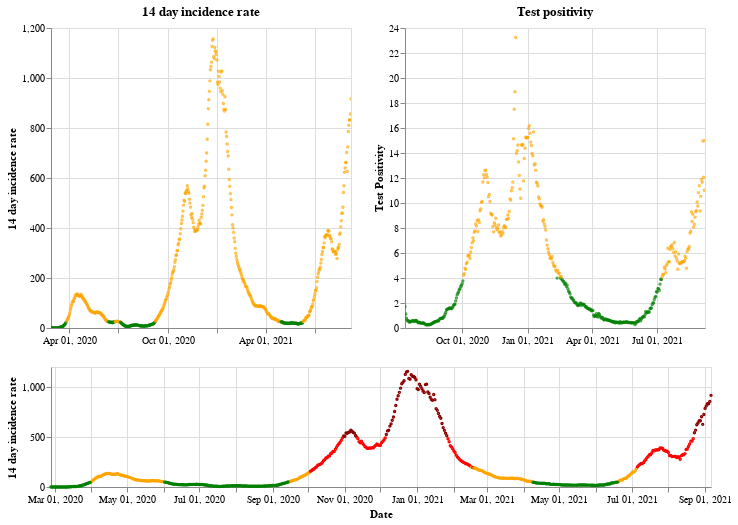

Here is the notebook cell this chart was saved with:
### Markdown cell above
## Wales

### Code cell
plot_traffic_light('Wales')

### Figure 1 — Vega-Lite specification as saved in the notebook (floating-point values rounded to 4 significant figures; data arrays with more than 128 entries replaced by an {"elided": "..."} marker saying what was removed)
{"config": {"view": {"continuousWidth": 400, "continuousHeight": 300}}, "vconcat": [{"hconcat": [{"mark": {"type": "point", "size": 2}, "encoding": {"color": {"condition": {"value": "green", "test": "(datum.twoWeeklyCasesRate <= 25)"}, "value": "orange"}, "tooltip": [{"type": "nominal", "field": "areaName"}, {"type": "temporal", "field": "date"}, {"type": "quantitative", "field": "twoWeeklyCasesRate"}, {"type": "quantitative", "field": "testPositivity"}], "x": {"type": "temporal", "axis": {"title": ""}, "field": "date", "scale": {"domain": {"selection": "DateBrush"}}, "timeUnit": "yearmonthdate"}, "y": {"type": "quantitative", "axis": {"title": "14 day incidence rate"}, "field": "twoWeeklyCasesRate"}}, "title": "14 day incidence rate", "width": 300}, {"mark": {"type": "point", "size": 2}, "encoding": {"color": {"condition": {"value": "green", "test": "(datum.testPositivity <= 4)"}, "value": "orange"}, "tooltip": [{"type": "nominal", "field": "areaName"}, {"type": "temporal", "field": "date"}, {"type": "quantitative", "field": "twoWeeklyCasesRate"}, {"type": "quantitative", "field": "testPositivity"}], "x": {"type": "temporal", "axis": {"title": ""}, "field": "date", "scale": {"domain": {"selection": "DateBrush"}}, "timeUnit": "yearmonthdate"}, "y": {"type": "quantitative", "axis": {"title": "Test Positivity"}, "field": "testPositivity"}}, "title": "Test positivity", "width": 300}]}, {"layer": [{"mark": {"type": "point", "size": 2}, "encoding": {"color": {"condition": {"value": "orange", "test": "(((datum.testPositivity < 4) && (datum.twoWeeklyCasesRate >= 50)) && (datum.twoWeeklyCasesRate < 200))"}, "value": "red"}, "opacity": {"condition": {"value": 1, "test": "((datum.twoWeeklyCasesRate >= 50) && (datum.twoWeeklyCasesRate < 500))"}, "value": 0}, "tooltip": [{"type": "nominal", "field": "areaName"}, {"type": "temporal", "field": "date"}, {"type": "quantitative", "field": "twoWeeklyCasesRate"}, {"type": "quantitative", "field": "testPositivity"}], "x": {"type": "temporal", "axis": {"title": "Date"}, "field": "date", "timeUnit": "yearmonthdate"}, "y": {"type": "quantitative", "axis": {"title": "14 day incidence rate"}, "field": "twoWeeklyCasesRate"}}, "selection": {"DateBrush": {"type": "interval", "encodings": ["x"], "fields": ["Time"]}}}, {"mark": {"type": "point", "size": 2}, "encoding": {"color": {"value": "darkred"}, "opacity": {"condition": {"value": 1, "test": "(datum.twoWeeklyCasesRate >= 500)"}, "value": 0}, "tooltip": [{"type": "nominal", "field": "areaName"}, {"type": "temporal", "field": "date"}, {"type": "quantitative", "field": "twoWeeklyCasesRate"}, {"type": "quantitative", "field": "testPositivity"}], "x": {"type": "temporal", "axis": {"title": "Date"}, "field": "date", "timeUnit": "yearmonthdate"}, "y": {"type": "quantitative", "axis": {"title": "14 day incidence rate"}, "field": "twoWeeklyCasesRate"}}}, {"mark": {"type": "point", "size": 2}, "encoding": {"color": {"condition": {"value": "green", "test": "((datum.testPositivity < 4) && (datum.twoWeeklyCasesRate < 50))"}, "value": "orange"}, "opacity": {"condition": {"value": 1, "test": "(datum.twoWeeklyCasesRate < 50)"}, "value": 0}, "tooltip": [{"type": "nominal", "field": "areaName"}, {"type": "temporal", "field": "date"}, {"type": "quantitative", "field": "twoWeeklyCasesRate"}, {"type": "quantitative", "field": "testPositivity"}], "x": {"type": "temporal", "axis": {"title": "Date"}, "field": "date", "timeUnit": "yearmonthdate"}, "y": {"type": "quantitative", "axis": {"title": "14 day incidence rate"}, "field": "twoWeeklyCasesRate"}}}], "height": 120, "width": 660}], "data": {"name": "data-3029ccba619b362d98896afa67f2071d"}, "$schema": "https://vega.github.io/schema/vega-lite/v4.8.1.json", "datasets": {"data-3029ccba619b362d98896afa67f2071d": {"elided": "558 records"}}}
